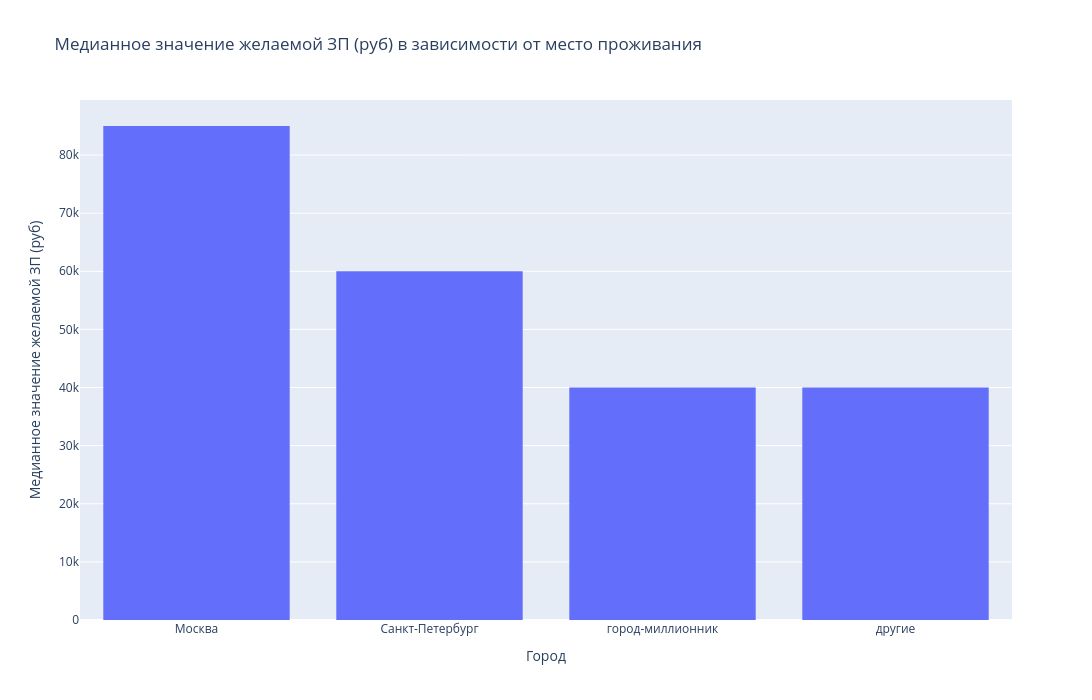

The code cell stored with this chart in its notebook:
### Markdown cell above
5. Постройте диаграмму, которая показывает распределение желаемой заработной платы (**"ЗП (руб)"**) в зависимости от города (**"Город"**). Используйте для диаграммы данные о резюме, где желая заработная плата меньше 1 млн рублей.
*Сделайте выводы по полученной диаграмме: как соотносятся медианные уровни желаемой заработной платы и их размах в городах? Как вы считаете, важен ли признак города при прогнозировании заработной платы?*

### Code cell
#display(database_hh_tmp_1.groupby(by='Образование')['ЗП (руб)'].median())

database_hh_tmp_2 = database_hh_tmp_1.groupby(by='Город')['ЗП (руб)'].median()

#display(database_hh_tmp_2.info())

display(database_hh_tmp_1.groupby(by='Город')['ЗП (руб)'].max())

fig = px.histogram(
    database_hh_tmp_2,
    y='ЗП (руб)',
    x=database_hh_tmp_2.index,
    height=700,
    width=1500,
    title='Медианное значение желаемой ЗП (руб) в зависимости от место проживания'
)
fig.update_yaxes(title_text='Медианное значение желаемой ЗП (руб)')
fig.show()

### Figure 1 — Plotly figure (JSON) as saved in the notebook; plotly's stock layout.template omitted (floating-point values rounded to 4 significant figures)
{"data": [{"bingroup": "x", "histfunc": "sum", "hovertemplate": "Город=%{x}<br>sum of ЗП (руб)=%{y}<extra></extra>", "legendgroup": "", "marker": {"color": "#636efa", "pattern": {"shape": ""}}, "name": "", "orientation": "v", "showlegend": false, "type": "histogram", "x": ["Москва", "Санкт-Петербург", "город-миллионник", "другие"], "xaxis": "x", "y": [85000.0, 60000.0, 40000.0, 40000.0], "yaxis": "y"}], "layout": {"barmode": "relative", "height": 700, "legend": {"tracegroupgap": 0}, "title": {"text": "Медианное значение желаемой ЗП (руб) в зависимости от место проживания"}, "width": 1500, "xaxis": {"anchor": "y", "domain": [0, 1], "title": {"text": "Город"}}, "yaxis": {"anchor": "x", "domain": [0, 1], "title": {"text": "Медианное значение желаемой ЗП (руб)"}}}}
